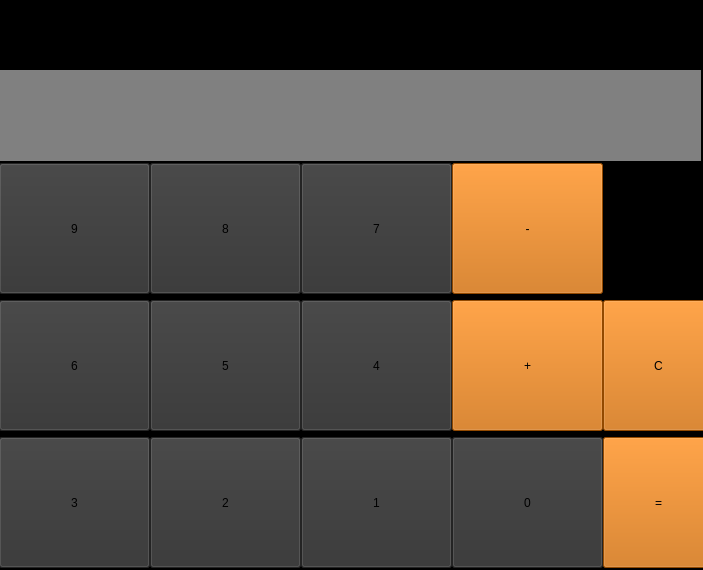
<?xml version="1.0" encoding="UTF-8"?>
<ui version="4.0">
 <class>Widget</class>
 <widget class="QWidget" name="Widget">
  <property name="geometry">
   <rect>
    <x>0</x>
    <y>0</y>
    <width>703</width>
    <height>570</height>
   </rect>
  </property>
  <property name="windowTitle">
   <string>Widget</string>
  </property>
  <property name="styleSheet">
   <string notr="true">background-color: black;</string>
  </property>
  <widget class="QLabel" name="label">
   <property name="geometry">
    <rect>
     <x>9</x>
     <y>10</y>
     <width>691</width>
     <height>60</height>
    </rect>
   </property>
   <property name="styleSheet">
    <string notr="true">font: 700 32pt &quot;Times New Roman&quot;;</string>
   </property>
   <property name="text">
    <string>Calculator</string>
   </property>
   <property name="scaledContents">
    <bool>false</bool>
   </property>
   <property name="alignment">
    <set>Qt::AlignCenter</set>
   </property>
  </widget>
  <widget class="QPlainTextEdit" name="plainTextEdit">
   <property name="geometry">
    <rect>
     <x>0</x>
     <y>70</y>
     <width>701</width>
     <height>91</height>
    </rect>
   </property>
   <property name="styleSheet">
    <string notr="true">border: none;
background-color: grey;</string>
   </property>
  </widget>
  <widget class="QPushButton" name="pushButton">
   <property name="geometry">
    <rect>
     <x>-1</x>
     <y>163</y>
     <width>151</width>
     <height>131</height>
    </rect>
   </property>
   <property name="styleSheet">
    <string notr="true">background-color: rgb(51, 51, 51);
font: 27pt &quot;Times New Roman&quot;;</string>
   </property>
   <property name="text">
    <string>9</string>
   </property>
  </widget>
  <widget class="QPushButton" name="pushButton_2">
   <property name="geometry">
    <rect>
     <x>150</x>
     <y>163</y>
     <width>151</width>
     <height>131</height>
    </rect>
   </property>
   <property name="styleSheet">
    <string notr="true">background-color: rgb(51, 51, 51);
font: 27pt &quot;Times New Roman&quot;;</string>
   </property>
   <property name="text">
    <string>8</string>
   </property>
  </widget>
  <widget class="QPushButton" name="pushButton_3">
   <property name="geometry">
    <rect>
     <x>301</x>
     <y>163</y>
     <width>151</width>
     <height>131</height>
    </rect>
   </property>
   <property name="styleSheet">
    <string notr="true">background-color: rgb(51, 51, 51);
font: 27pt &quot;Times New Roman&quot;;</string>
   </property>
   <property name="text">
    <string>7</string>
   </property>
  </widget>
  <widget class="QPushButton" name="pushButton_4">
   <property name="geometry">
    <rect>
     <x>-1</x>
     <y>300</y>
     <width>151</width>
     <height>131</height>
    </rect>
   </property>
   <property name="styleSheet">
    <string notr="true">background-color: rgb(51, 51, 51);
font: 27pt &quot;Times New Roman&quot;;</string>
   </property>
   <property name="text">
    <string>6</string>
   </property>
  </widget>
  <widget class="QPushButton" name="pushButton_5">
   <property name="geometry">
    <rect>
     <x>150</x>
     <y>300</y>
     <width>151</width>
     <height>131</height>
    </rect>
   </property>
   <property name="styleSheet">
    <string notr="true">background-color: rgb(51, 51, 51);
font: 27pt &quot;Times New Roman&quot;;</string>
   </property>
   <property name="text">
    <string>5</string>
   </property>
  </widget>
  <widget class="QPushButton" name="pushButton_6">
   <property name="geometry">
    <rect>
     <x>301</x>
     <y>300</y>
     <width>151</width>
     <height>131</height>
    </rect>
   </property>
   <property name="styleSheet">
    <string notr="true">background-color: rgb(51, 51, 51);
font: 27pt &quot;Times New Roman&quot;;</string>
   </property>
   <property name="text">
    <string>4</string>
   </property>
  </widget>
  <widget class="QPushButton" name="pushButton_7">
   <property name="geometry">
    <rect>
     <x>-1</x>
     <y>437</y>
     <width>151</width>
     <height>131</height>
    </rect>
   </property>
   <property name="styleSheet">
    <string notr="true">background-color: rgb(51, 51, 51);
font: 27pt &quot;Times New Roman&quot;;</string>
   </property>
   <property name="text">
    <string>3</string>
   </property>
  </widget>
  <widget class="QPushButton" name="pushButton_8">
   <property name="geometry">
    <rect>
     <x>150</x>
     <y>437</y>
     <width>151</width>
     <height>131</height>
    </rect>
   </property>
   <property name="styleSheet">
    <string notr="true">background-color: rgb(51, 51, 51);
font: 27pt &quot;Times New Roman&quot;;</string>
   </property>
   <property name="text">
    <string>2</string>
   </property>
  </widget>
  <widget class="QPushButton" name="pushButton_9">
   <property name="geometry">
    <rect>
     <x>301</x>
     <y>437</y>
     <width>151</width>
     <height>131</height>
    </rect>
   </property>
   <property name="styleSheet">
    <string notr="true">background-color: rgb(51, 51, 51);
font: 27pt &quot;Times New Roman&quot;;</string>
   </property>
   <property name="text">
    <string>1</string>
   </property>
  </widget>
  <widget class="QPushButton" name="pushButton_10">
   <property name="geometry">
    <rect>
     <x>452</x>
     <y>437</y>
     <width>151</width>
     <height>131</height>
    </rect>
   </property>
   <property name="styleSheet">
    <string notr="true">background-color: rgb(51, 51, 51);
font: 27pt &quot;Times New Roman&quot;;</string>
   </property>
   <property name="text">
    <string>0</string>
   </property>
  </widget>
  <widget class="QPushButton" name="pushButton_11">
   <property name="geometry">
    <rect>
     <x>452</x>
     <y>300</y>
     <width>151</width>
     <height>131</height>
    </rect>
   </property>
   <property name="styleSheet">
    <string notr="true">background-color: rgb(204, 102, 0);
font: 27pt &quot;Times New Roman&quot;;</string>
   </property>
   <property name="text">
    <string>+</string>
   </property>
  </widget>
  <widget class="QPushButton" name="pushButton_12">
   <property name="geometry">
    <rect>
     <x>452</x>
     <y>163</y>
     <width>151</width>
     <height>131</height>
    </rect>
   </property>
   <property name="styleSheet">
    <string notr="true">background-color: rgb(204, 102, 0);
font: 27pt &quot;Times New Roman&quot;;</string>
   </property>
   <property name="text">
    <string>-</string>
   </property>
  </widget>
  <widget class="QPushButton" name="pushButton_13">
   <property name="geometry">
    <rect>
     <x>603</x>
     <y>437</y>
     <width>111</width>
     <height>131</height>
    </rect>
   </property>
   <property name="styleSheet">
    <string notr="true">background-color: rgb(204, 102, 0);
font: 27pt &quot;Times New Roman&quot;;</string>
   </property>
   <property name="text">
    <string>=</string>
   </property>
  </widget>
  <widget class="QPushButton" name="pushButton_14">
   <property name="geometry">
    <rect>
     <x>603</x>
     <y>300</y>
     <width>111</width>
     <height>131</height>
    </rect>
   </property>
   <property name="styleSheet">
    <string notr="true">background-color: rgb(204, 102, 0);
font: 27pt &quot;Times New Roman&quot;;</string>
   </property>
   <property name="text">
    <string>C</string>
   </property>
  </widget>
 </widget>
 <resources/>
 <connections/>
</ui>
